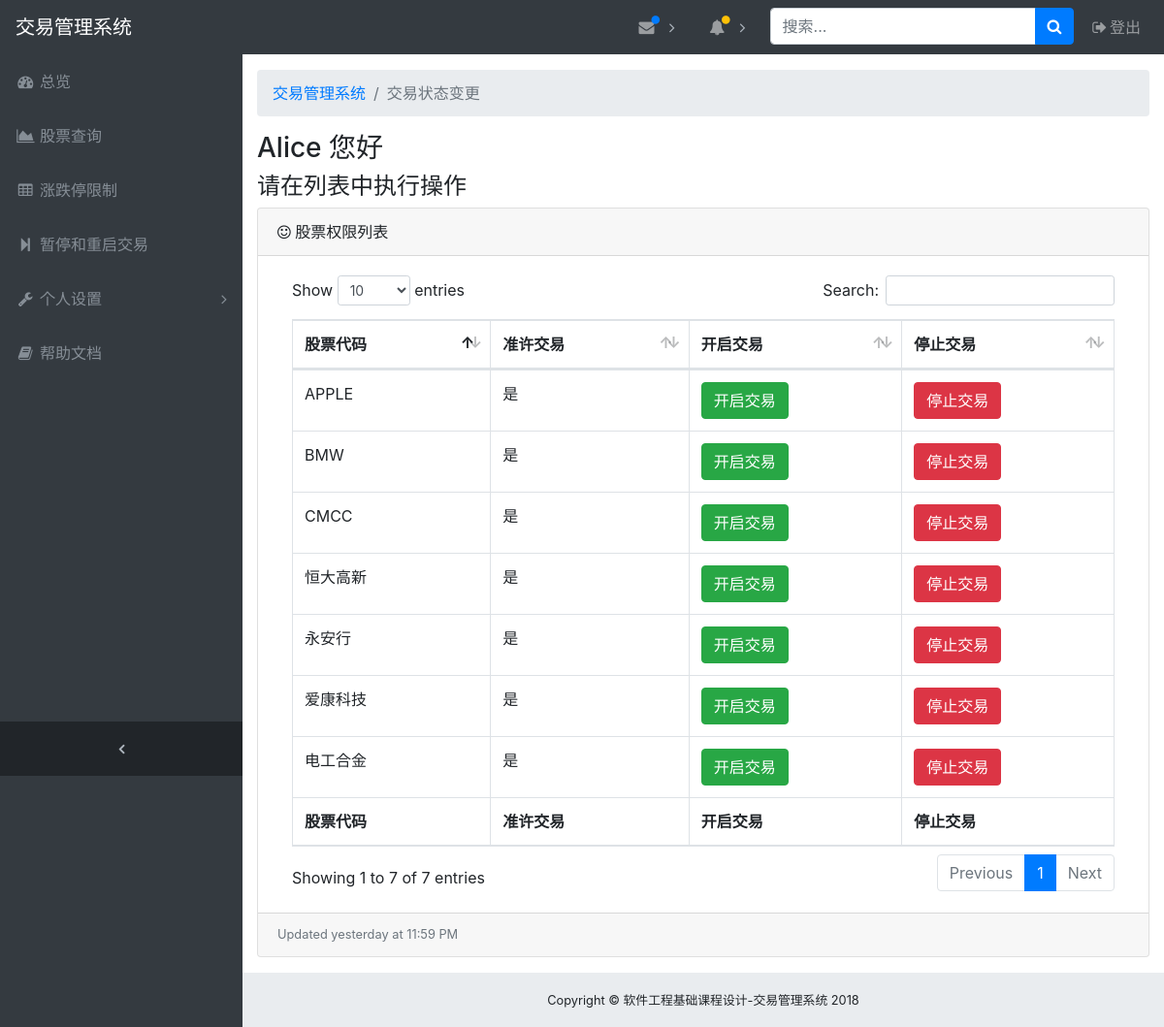
Before: /trading (signed in) with the older database file.
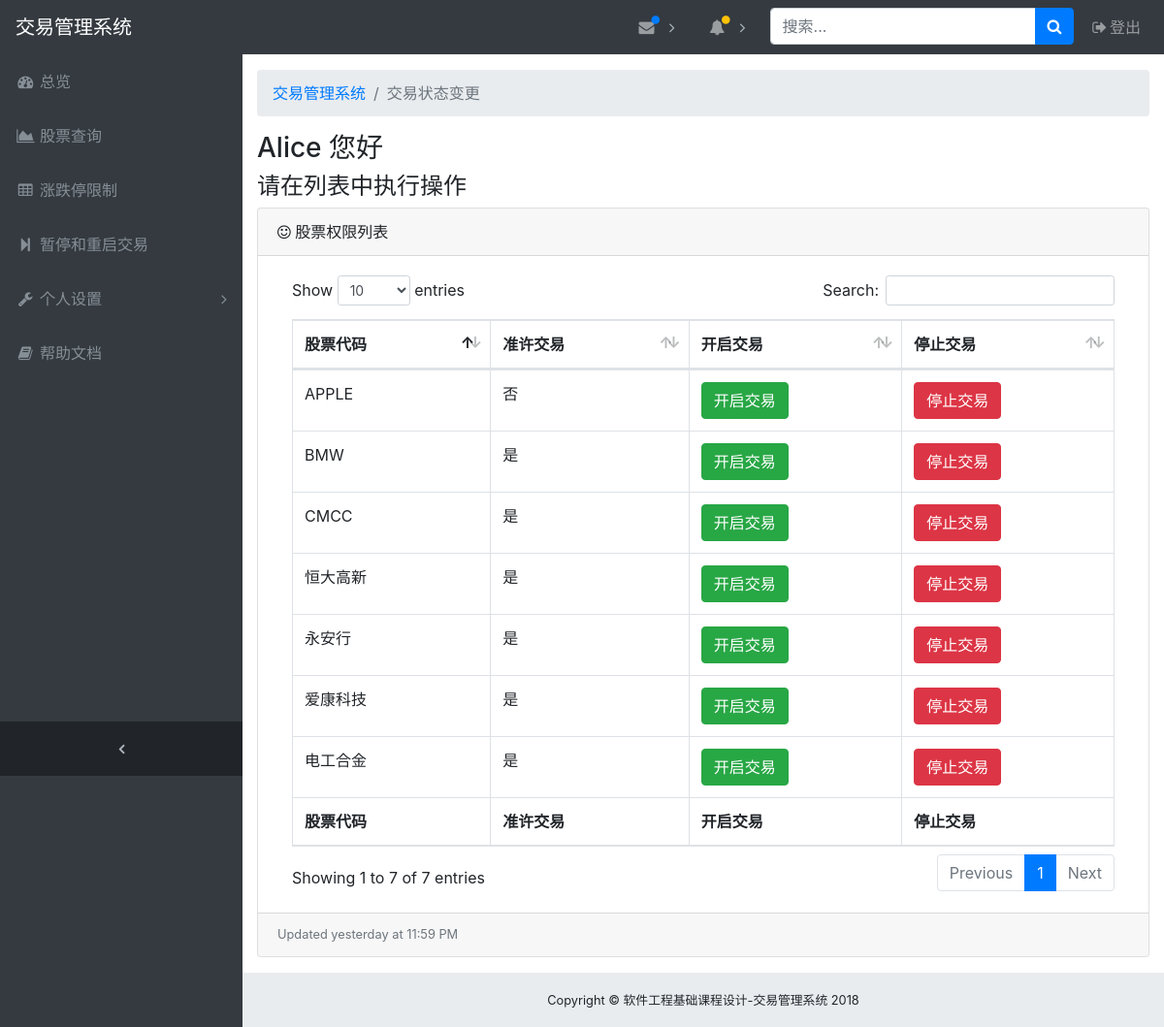
After: the same page with the newer database file.
### app/models.py (models this page shows, shortened)
class Stock ( db.Model ):
    __tablename__ = "stock"
    stock_inner_id = db.Column ( db.Integer, primary_key=True, autoincrement=True )
    stock_name = db.Column ( db.String ( 40 ), index=True )
    is_trading = db.Column ( db.Boolean, default=True )
    up_confine = db.Column ( db.DECIMAL ( 7, 2 ), default=10 )
    down_confine = db.Column ( db.DECIMAL ( 7, 2 ), default=10 )
    dirty = db.Column ( db.Boolean, default=False )

### app/views.py (the view, shortened to what this page needs)
@app.route ( '/trading', methods=['GET', 'POST'] )
@login_required
def trading():
    stock_name = request.values.get ( 'stock_id', None )
    action = request.values.get ( 'action', None )
    user_id = current_user.get_id ()
    auth_list = Auth.query.filter_by ( admin_id=user_id )
    stock_list = []
    for auth in auth_list:
        stock_list.append ( Stock.query.filter_by ( stock_name=auth.stock_id ).first () )
    return render_template ( "trading.html", username=current_user.get_id (), stock_list=stock_list )

### app/models.py (called while the page is built)
    def get_id(self):
        return self.id

### app/views.py (called while the page is built)
@app.before_request
def before_request():
    g.user = current_user

@lm.user_loader
def load_user(id):
    return Admin.query.get ( id )

### app/templates/trading.html (shortened to what this page needs)
{% set current_page = "交易状态变更" %}
{% extends 'base.html' %}
{% block body %}
<div class="row clearfix">
    <div class="container">
        <h3>{{username}} 您好</h3>
        <h4>请在列表中执行操作</h4>
    </div>
</div>
<div class="card mb-3">
    <div class="card-header">
        <i class="fa fa-smile-o"></i> 股票权限列表
    </div>
    <div class="card-body">
        <div class="table-responsive">
            <table class="table table-bordered" id="dataTable" width="100%" cellspacing="0">
                <thead>
                <tr>
                    <th>股票代码</th>
                    <th>准许交易</th>
                    <th>开启交易</th>
                    <th>停止交易</th>
                </tr>
                </thead>
                <tfoot>
                <tr>
                    <th>股票代码</th>
                    <th>准许交易</th>
                    <th>开启交易</th>
                    <th>停止交易</th>
                </tr>
                </tfoot>
                <tbody>
                {% for row in stock_list %}
                <tr>
                    <td>{{ row.stock_name }}</td>
                    {% if row.is_trading %}
                    <td>是</td>
                    {% else %}
                    <td>否</td>
                    {% endif %}
                    <td>
                        <button type="button" class="btn btn-success"
                                onclick="changeTrading('/trading?action=start&stock_id={{ row.stock_name }}')">开启交易
                        </button>
                    </td>
                    <td>
                        <button type="button" class="btn btn-danger"
                                onclick="changeTrading('/trading?action=stop&stock_id={{ row.stock_name }}')">停止交易
                        </button>
                    </td>
                </tr>
                {% endfor %}
                </tbody>
            </table>
        </div>
    </div>
    <div class="card-footer small text-muted">Updated yesterday at 11:59 PM</div>
</div>
{% endblock%}

Changed rows visible on the page:
changed Stock "APPLE": is_trading "是" → "否"
